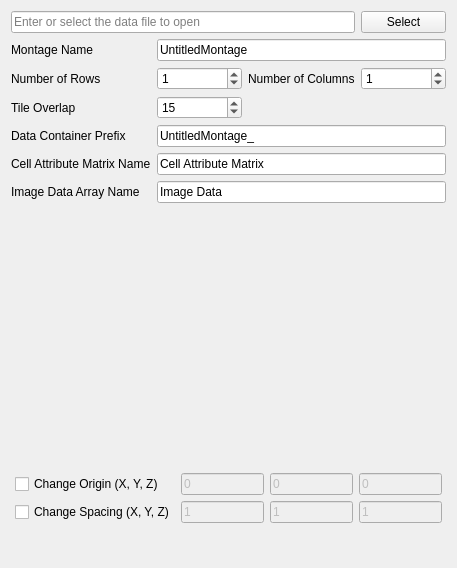
<?xml version="1.0" encoding="UTF-8"?>
<ui version="4.0">
 <class>EnterDREAM3DDataPage</class>
 <widget class="QWizardPage" name="EnterDREAM3DDataPage">
  <property name="geometry">
   <rect>
    <x>0</x>
    <y>0</y>
    <width>457</width>
    <height>568</height>
   </rect>
  </property>
  <property name="windowTitle">
   <string>WizardPage</string>
  </property>
  <layout class="QGridLayout" name="gridLayout" columnstretch="0,0,0,0">
   <property name="sizeConstraint">
    <enum>QLayout::SetDefaultConstraint</enum>
   </property>
   <item row="8" column="0" colspan="4">
    <widget class="VSLoadHDF5DataWidget" name="loadHDF5DataWidget" native="true"/>
   </item>
   <item row="6" column="0">
    <widget class="QLabel" name="label_12">
     <property name="text">
      <string>Cell Attribute Matrix Name</string>
     </property>
    </widget>
   </item>
   <item row="10" column="0" colspan="4">
    <spacer name="verticalSpacer">
     <property name="orientation">
      <enum>Qt::Vertical</enum>
     </property>
     <property name="sizeType">
      <enum>QSizePolicy::Preferred</enum>
     </property>
     <property name="sizeHint" stdset="0">
      <size>
       <width>20</width>
       <height>30</height>
      </size>
     </property>
    </spacer>
   </item>
   <item row="7" column="1" colspan="3">
    <widget class="QLineEdit" name="imageArrayNameLE">
     <property name="enabled">
      <bool>true</bool>
     </property>
     <property name="text">
      <string>Image Data</string>
     </property>
    </widget>
   </item>
   <item row="7" column="0">
    <widget class="QLabel" name="label_13">
     <property name="text">
      <string>Image Data Array Name</string>
     </property>
    </widget>
   </item>
   <item row="5" column="1" colspan="3">
    <widget class="QLineEdit" name="imageDataContainerPrefixLE">
     <property name="enabled">
      <bool>true</bool>
     </property>
     <property name="text">
      <string>UntitledMontage_</string>
     </property>
    </widget>
   </item>
   <item row="1" column="0" colspan="3">
    <widget class="QLineEdit" name="dataFileLE">
     <property name="placeholderText">
      <string>Enter or select the data file to open</string>
     </property>
    </widget>
   </item>
   <item row="3" column="0">
    <widget class="QLabel" name="label">
     <property name="text">
      <string>Number of Rows</string>
     </property>
    </widget>
   </item>
   <item row="4" column="1">
    <widget class="QSpinBox" name="tileOverlapSB">
     <property name="maximum">
      <number>100</number>
     </property>
     <property name="value">
      <number>15</number>
     </property>
    </widget>
   </item>
   <item row="3" column="2">
    <widget class="QLabel" name="label_2">
     <property name="text">
      <string>Number of Columns</string>
     </property>
    </widget>
   </item>
   <item row="4" column="0">
    <widget class="QLabel" name="label_10">
     <property name="text">
      <string>Tile Overlap</string>
     </property>
    </widget>
   </item>
   <item row="2" column="0">
    <widget class="QLabel" name="label_17">
     <property name="text">
      <string>Montage Name</string>
     </property>
    </widget>
   </item>
   <item row="2" column="1" colspan="3">
    <widget class="QLineEdit" name="montageNameLE">
     <property name="text">
      <string>UntitledMontage</string>
     </property>
    </widget>
   </item>
   <item row="3" column="1">
    <widget class="QSpinBox" name="numOfRowsSB">
     <property name="value">
      <number>1</number>
     </property>
    </widget>
   </item>
   <item row="5" column="0">
    <widget class="QLabel" name="label_11">
     <property name="text">
      <string>Data Container Prefix</string>
     </property>
    </widget>
   </item>
   <item row="3" column="3">
    <widget class="QSpinBox" name="numOfColsSB">
     <property name="value">
      <number>1</number>
     </property>
    </widget>
   </item>
   <item row="1" column="3">
    <widget class="QPushButton" name="selectButton">
     <property name="text">
      <string>Select</string>
     </property>
    </widget>
   </item>
   <item row="6" column="1" colspan="3">
    <widget class="QLineEdit" name="cellAttrMatrixNameLE">
     <property name="enabled">
      <bool>true</bool>
     </property>
     <property name="text">
      <string>Cell Attribute Matrix</string>
     </property>
    </widget>
   </item>
   <item row="9" column="0" colspan="4">
    <layout class="QGridLayout" name="advancedGridLayout">
     <property name="leftMargin">
      <number>4</number>
     </property>
     <property name="topMargin">
      <number>4</number>
     </property>
     <property name="rightMargin">
      <number>4</number>
     </property>
     <property name="bottomMargin">
      <number>4</number>
     </property>
     <item row="0" column="1">
      <widget class="QLineEdit" name="originX">
       <property name="enabled">
        <bool>false</bool>
       </property>
       <property name="text">
        <string>0</string>
       </property>
      </widget>
     </item>
     <item row="0" column="0">
      <widget class="QCheckBox" name="changeOriginCB">
       <property name="text">
        <string>Change Origin (X, Y, Z)</string>
       </property>
      </widget>
     </item>
     <item row="0" column="2">
      <widget class="QLineEdit" name="originY">
       <property name="enabled">
        <bool>false</bool>
       </property>
       <property name="text">
        <string>0</string>
       </property>
      </widget>
     </item>
     <item row="1" column="0">
      <widget class="QCheckBox" name="changeSpacingCB">
       <property name="text">
        <string>Change Spacing (X, Y, Z)</string>
       </property>
      </widget>
     </item>
     <item row="0" column="3">
      <widget class="QLineEdit" name="originZ">
       <property name="enabled">
        <bool>false</bool>
       </property>
       <property name="text">
        <string>0</string>
       </property>
      </widget>
     </item>
     <item row="1" column="1">
      <widget class="QLineEdit" name="spacingX">
       <property name="enabled">
        <bool>false</bool>
       </property>
       <property name="text">
        <string>1</string>
       </property>
      </widget>
     </item>
     <item row="1" column="2">
      <widget class="QLineEdit" name="spacingY">
       <property name="enabled">
        <bool>false</bool>
       </property>
       <property name="text">
        <string>1</string>
       </property>
      </widget>
     </item>
     <item row="1" column="3">
      <widget class="QLineEdit" name="spacingZ">
       <property name="enabled">
        <bool>false</bool>
       </property>
       <property name="text">
        <string>1</string>
       </property>
      </widget>
     </item>
    </layout>
   </item>
  </layout>
 </widget>
 <customwidgets>
  <customwidget>
   <class>VSLoadHDF5DataWidget</class>
   <extends>QWidget</extends>
   <header>VSLoadHDF5DataWidget.h</header>
   <container>1</container>
  </customwidget>
 </customwidgets>
 <tabstops>
  <tabstop>dataFileLE</tabstop>
  <tabstop>selectButton</tabstop>
  <tabstop>montageNameLE</tabstop>
  <tabstop>numOfRowsSB</tabstop>
  <tabstop>numOfColsSB</tabstop>
  <tabstop>tileOverlapSB</tabstop>
  <tabstop>imageDataContainerPrefixLE</tabstop>
  <tabstop>cellAttrMatrixNameLE</tabstop>
  <tabstop>imageArrayNameLE</tabstop>
 </tabstops>
 <resources/>
 <connections/>
</ui>
